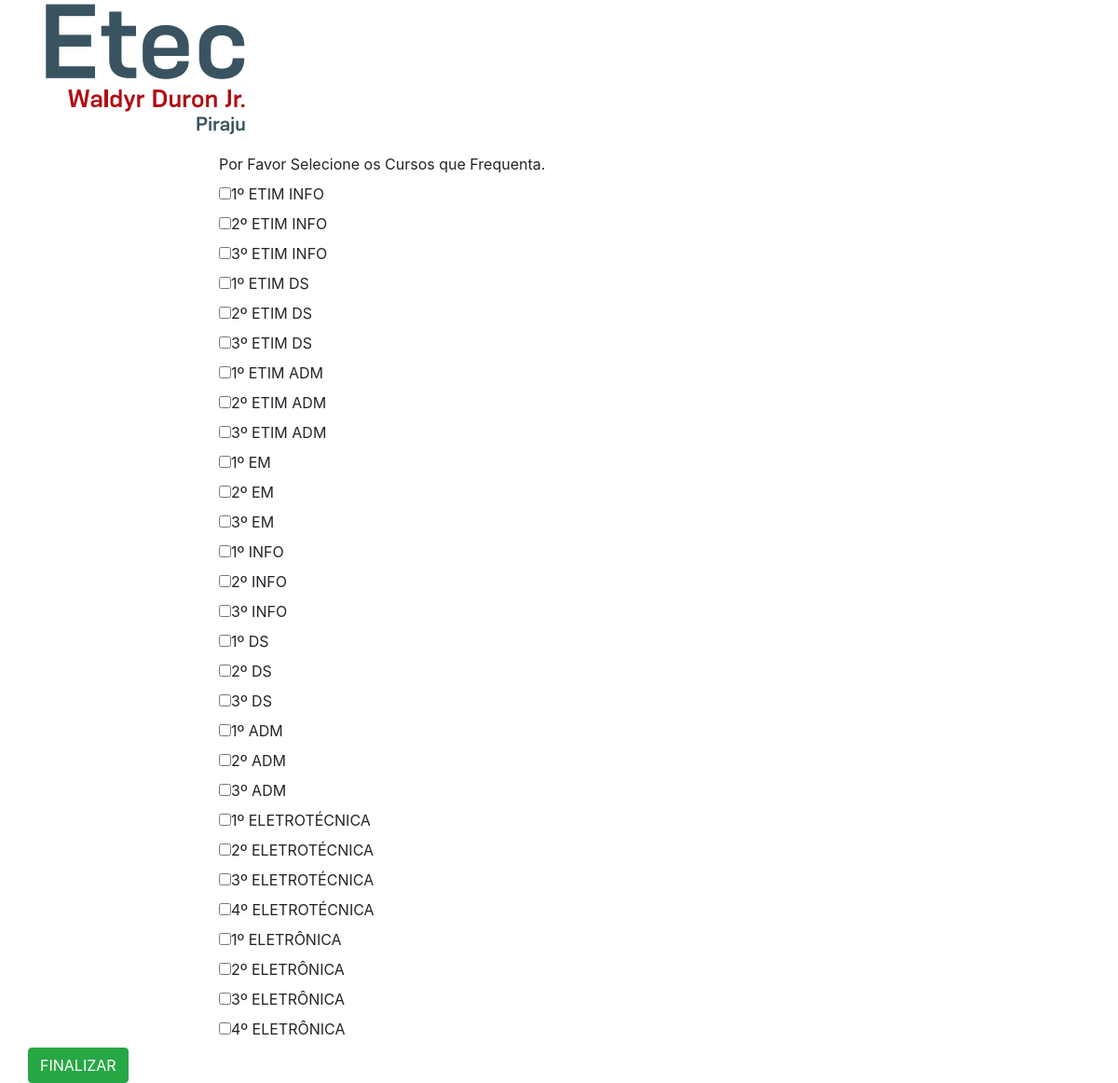
The app's page /selecaocurso.php with its own data.
### tables this page shows
CREATE TABLE IF NOT EXISTS `moduloseries` (
  `modid` int(11) NOT NULL AUTO_INCREMENT,
  `curid` int(11) NOT NULL,
  `moddescricao` varchar(50) NOT NULL,
  `modativo` tinyint(1) NOT NULL DEFAULT '1',
  PRIMARY KEY (`modid`),
  KEY `curid` (`curid`)
);

### selecaocurso.php (the view, shortened to what this page needs)
<?php
include_once './conexao.php';
$querymod = "select * from moduloseries;";
$resultmod = mysqli_query($conect, $querymod);
?>
<!DOCTYPE html>
<html>
    <head>
        <link rel = "stylesheet" href = "./css/bootstrap.css" type = "text/css" media = "screen,projection"/>
        <link rel = "stylesheet" href = "./css/font-awesome.css" type = "text/css" media = "screen,projection"/>
    </head>
    <body>
        <div class="container">
            <header class="row">
                <?php
                include_once './source/header.php';
                ?>
            </header>
            <form method="" action="index.php">
                <div class="row">
                    <div class="col-md-2">
                    </div>
                    <div class="col-md-8">
                        <label><?php
                            ?>Por Favor Selecione os Cursos que Frequenta.</label>
                        <?php while ($listamod = mysqli_fetch_assoc($resultmod)) { ?>
                            <div class="check" id="check">
                                <label><input type="checkbox" id="<?php echo utf8_encode($listamod['modid']); ?>" name="<?php echo utf8_encode($listamod['modid']); ?>" value="<?php echo utf8_encode($listamod['modid']); ?>" onclick="carregaAlu(this.value,<?php echo $_SESSION['cadastrado']; ?>)"><?php echo utf8_encode($listamod['moddescricao']); ?></label>
                            </div>
                        <?php } ?>
                    </div>
                    <div class="col-md-2">
                    </div>
                </div>
                <div class="row">
                    <input type="submit" class="btn btn-success" value="FINALIZAR" />
                </div>
            </form>
        </div>
    </body>
</html>

### records on screen
moduloseries: moddescricao "1º ETIM INFO"
moduloseries: moddescricao "2º ETIM INFO"
moduloseries: moddescricao "3º ETIM INFO"
moduloseries: moddescricao "1º ETIM DS"
moduloseries: moddescricao "2º ETIM DS"
moduloseries: moddescricao "3º ETIM DS"
moduloseries: moddescricao "1º ETIM ADM"
moduloseries: moddescricao "2º ETIM ADM"
moduloseries: moddescricao "3º ETIM ADM"
moduloseries: moddescricao "1º EM"
moduloseries: moddescricao "2º EM"
moduloseries: moddescricao "3º EM"
moduloseries: moddescricao "1º INFO"
moduloseries: moddescricao "2º INFO"
moduloseries: moddescricao "3º INFO"
moduloseries: moddescricao "1º DS"
moduloseries: moddescricao "2º DS"
moduloseries: moddescricao "3º DS"
moduloseries: moddescricao "1º ADM"
moduloseries: moddescricao "2º ADM"
moduloseries: moddescricao "3º ADM"
moduloseries: moddescricao "1º ELETROTÉCNICA"
moduloseries: moddescricao "2º ELETROTÉCNICA"
moduloseries: moddescricao "3º ELETROTÉCNICA"
moduloseries: moddescricao "4º ELETROTÉCNICA"
moduloseries: moddescricao "1º ELETRÔNICA"
moduloseries: moddescricao "2º ELETRÔNICA"
moduloseries: moddescricao "3º ELETRÔNICA"
moduloseries: moddescricao "4º ELETRÔNICA"
